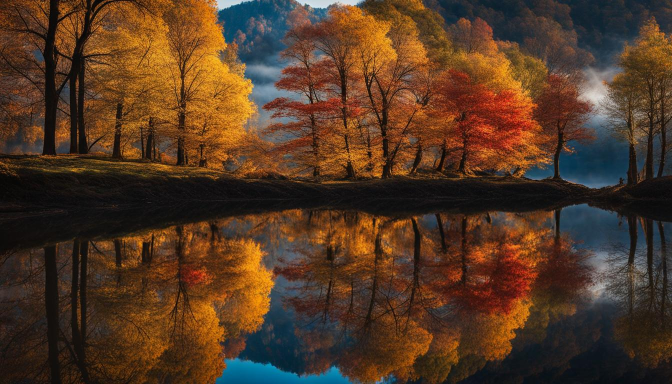
#> input picture src/res/landscape.jpg, 1344 x 768 px (shown at 1/2 size)
$ jupyter execute opencv_onramp.ipynb
#> lines starting #> are read from the running program, lines starting #| are printed output that depends on the picture
# New to OpenCV

[cell 1]
import cv2
import matplotlib.pyplot as plt


image_1 = './res/landscape.jpg'

## Fundamental Operations

#### Show the images

[cell 2]
def show_image(image_path, image_name):
    '''
    Show the image at the specific path for arbritary long time
    press arbritary key to exit
    '''
    image = cv2.imread(image_path)
    cv2.imshow(image_name,image)
    cv2.waitKey(0)
    cv2.destroyAllWindows()

def show_image_by_obj(image_obj):
    cv2.imshow('image', image_obj)
    cv2.waitKey(0)
    cv2.destroyAllWindows()

# show_image(image_1,'rotation')

#### Split and Merge color channels

[cell 3]
img = cv2.imread(image_1)
#> img is the input picture: shape (768, 1344, 3); mean B, G, R 36, 55.7, 82.5

# Split
# The default color channel is blue, green, red, instead of rgb.
b, g, r = cv2.split(img)
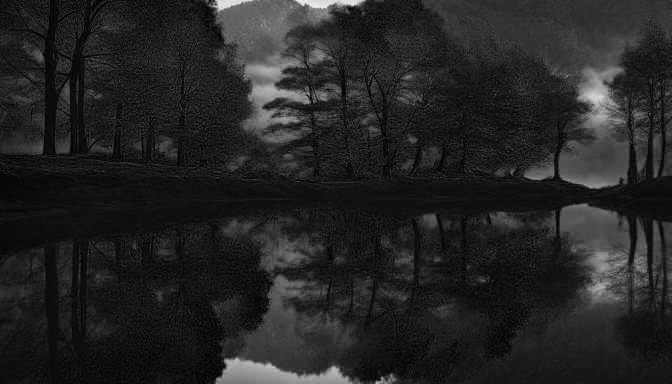
#> b: shape (768, 1344) (shown at 1/2 size); min 0, max 255, mean 36
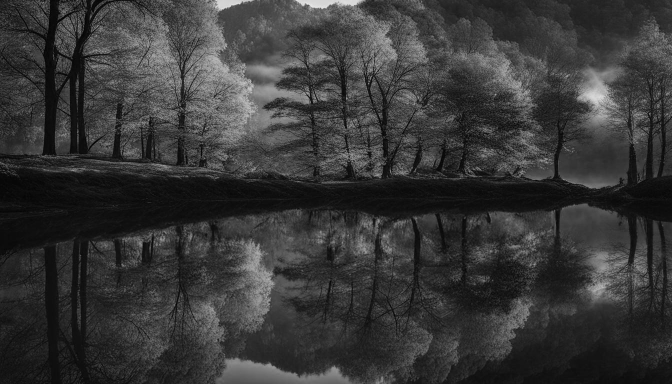
#> g: shape (768, 1344) (shown at 1/2 size); min 0, max 253, mean 55.7
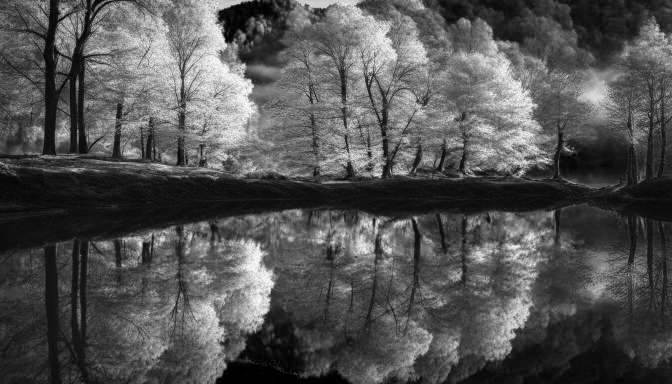
#> r: shape (768, 1344) (shown at 1/2 size); min 0, max 255, mean 82.5
show_image_by_obj(b)
show_image_by_obj(g)
show_image_by_obj(r)

[cell 4]
# Merge
img_merged = cv2.merge((b,g,r))
show_image_by_obj(img)

#### Resize of images

[cell 5]
raw_shape = img.shape
#> raw_shape = (768, 1344, 3)
print(raw_shape)
#| (768, 1344, 3)
sketched = cv2.resize(img, (int(raw_shape[1]/2), raw_shape[0]))  # Notice the reverse here
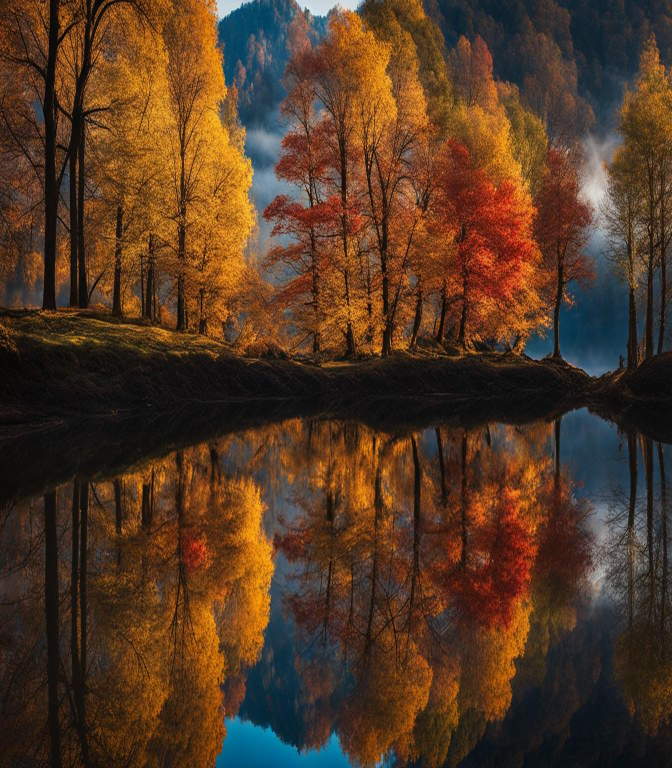
#> sketched: shape (768, 672, 3); mean B, G, R 36.3, 56, 82.7
# show_image_by_obj(sketched)

plt.imshow(sketched)
